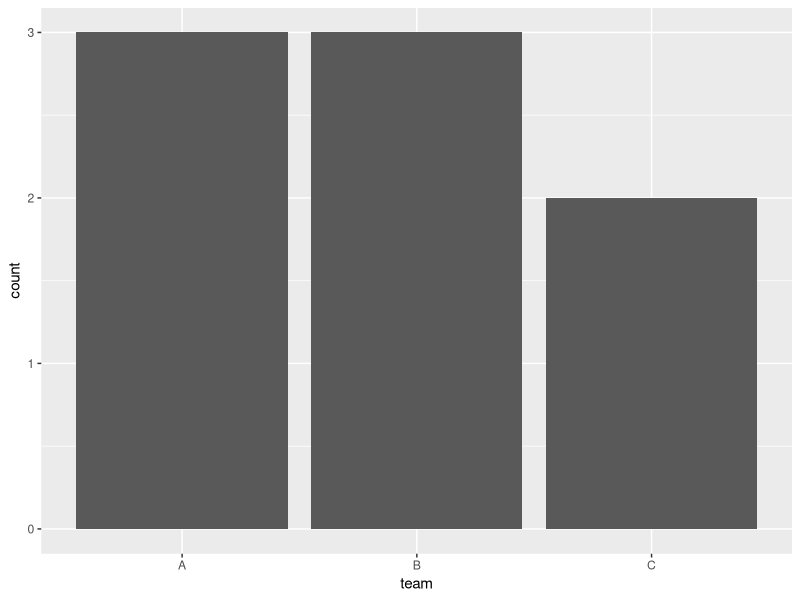
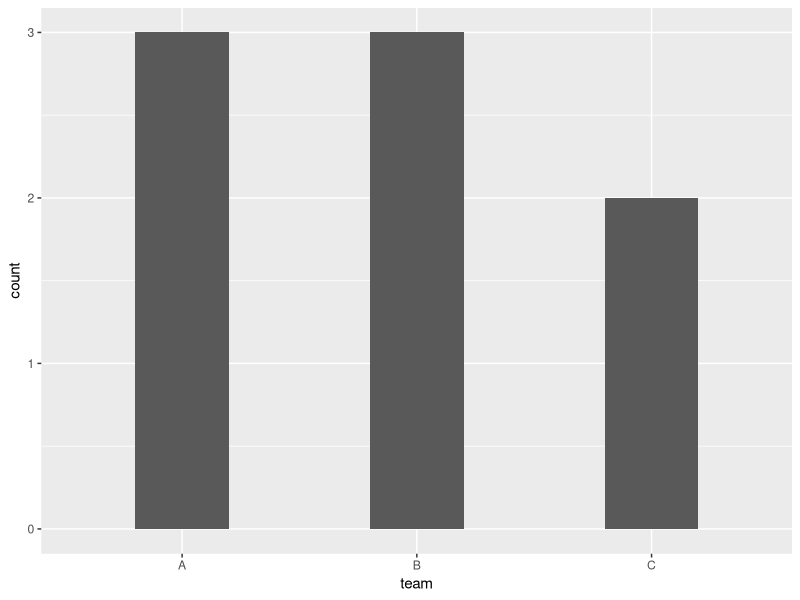
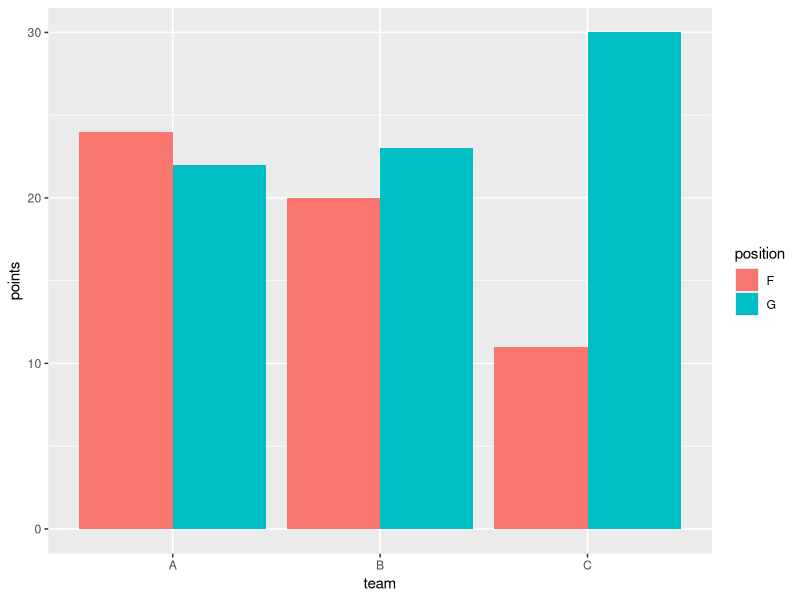
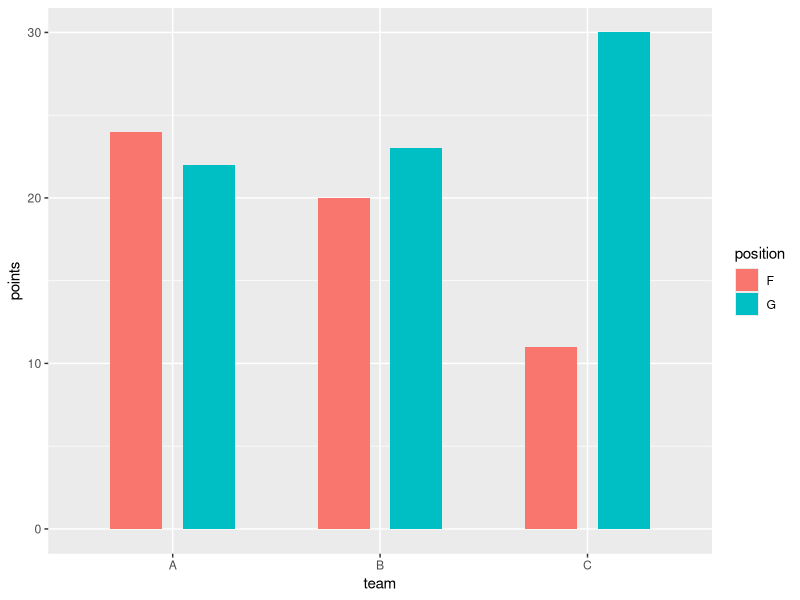

R code for these plots, in order:
# create data frame
df <- data.frame(team=c('A', 'A', 'A', 'B', 'B', 'B', 'C', 'C'),
                 position=c('G', 'G', 'F', 'G', 'F', 'F', 'F', 'G'),
                 points=c(12, 22, 24, 23, 20, 15, 11, 30))

# view data frame
df

# Example 1: Adjust Spacing Between Bars in Bar Chart
# The following code shows how to create a bar chart to visualize
# the occurrences of each team using the default width spacing of 0.9:
library(ggplot2)

# create bar plot with default spacing
ggplot(df, aes(x=team)) + 
  geom_bar()

# And the following code shows how to increase the space between
# the bars by decreasing the value for the width argument to 0.4:
library("ggplot2")

# create bar plot with increased spacing
ggplot(df, aes(x=team)) + 
  geom_bar(width=.4)

# Example 2: Adjust Spacing Between Bars in Clustered Bar Chart
library("ggplot2")

# create clustered bar plot with default spacing
ggplot(df, aes(x=team, y=points, fill=position)) + 
  geom_bar(stat = "identity", position = "dodge")

library("ggplot2")

# create clustered bar plot with increased spacing
ggplot(df, aes(x=team, y=points, fill=position)) + 
  geom_bar(width=.5, stat = "identity", position = position_dodge(.7))
